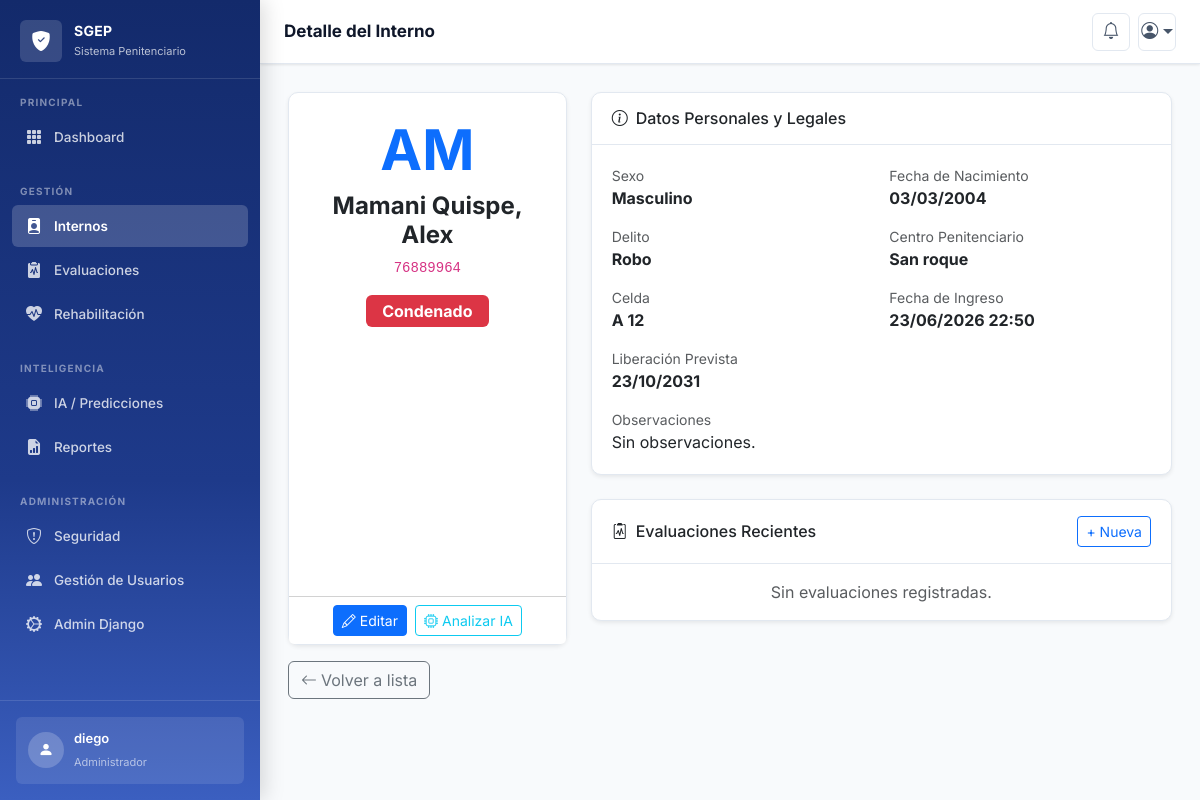
/internos/e9e02811-74e5-4d68-a010-f4db1f738373/ (signed in), run on the app's committed database.
### apps/auth_app/models.py (models this page shows, shortened)
class Usuario(AbstractUser):
    id = models.UUIDField(primary_key=True, default=uuid.uuid4, editable=False)
    cedula = models.CharField(max_length=20, unique=True, null=True, blank=True)
    rol = models.ForeignKey(Rol, on_delete=models.PROTECT, related_name='usuarios')
    activo = models.BooleanField(default=True)
    bloqueado = models.BooleanField(default=False)
    razon_bloqueo = models.TextField(blank=True)
    ultimo_login = models.DateTimeField(null=True, blank=True)
    ultimo_login_ip = models.GenericIPAddressField(null=True, blank=True)
    intentos_fallidos = models.IntegerField(default=0)
    fecha_desbloqueo = models.DateTimeField(null=True, blank=True)
    debe_cambiar_password = models.BooleanField(default=False)
    fecha_cambio_password = models.DateTimeField(auto_now=True)
    telefono = models.CharField(max_length=20, blank=True)
    especialidad = models.CharField(max_length=100, blank=True)  # Para psicólogos
    centro_penitenciario = models.CharField(max_length=200, blank=True)
    creado_por = models.CharField(max_length=100, default='sistema')
    USERNAME_FIELD = 'username'
    REQUIRED_FIELDS = ['email', 'rol_id']
    class Meta:
        db_table = 'usuarios'
        verbose_name = 'Usuario'
        verbose_name_plural = 'Usuarios'
        ordering = ['first_name', 'last_name']

class Rol(models.Model):
    ROLE_CHOICES = (
        ('administrador', 'Administrador'),
        ('psicologo', 'Psicólogo'),
        ('director', 'Director de Centro'),
        ('auditoria', 'Auditoría'),
    )
    id = models.UUIDField(primary_key=True, default=uuid.uuid4, editable=False)
    nombre = models.CharField(max_length=50, choices=ROLE_CHOICES, unique=True)
    descripcion = models.TextField(blank=True)
    activo = models.BooleanField(default=True)
    permisos = models.ManyToManyField(Permission, blank=True)
    creado_en = models.DateTimeField(auto_now_add=True)
    actualizado_en = models.DateTimeField(auto_now=True)
    creado_por = models.CharField(max_length=100, default='sistema')
    class Meta:
        db_table = 'roles'
        ordering = ['nombre']
        verbose_name = 'Rol'
        verbose_name_plural = 'Roles'
        permissions = (
            ('ver_usuarios', 'Puede ver usuarios'),
            ('crear_usuario', 'Puede crear usuarios'),
            ('editar_usuario', 'Puede editar usuarios'),
            ('eliminar_usuario', 'Puede eliminar usuarios'),
            ('ver_auditoria', 'Puede ver auditoría'),
        )

### apps/internos_app/models.py (models this page shows, shortened)
class Interno(models.Model):
    ESTADO_CHOICES = [
        ('procesado', 'Procesado'),
        ('condenado', 'Condenado'),
        ('liberado', 'Liberado'),
        ('traslado', 'Trasladado'),
    ]
    SEXO_CHOICES = [
        ('M', 'Masculino'),
        ('F', 'Femenino'),
        ('O', 'Otro'),
    ]
    id = models.UUIDField(primary_key=True, default=uuid.uuid4, editable=False)
    nombre = models.CharField(max_length=100, verbose_name='Nombre')
    apellido = models.CharField(max_length=100, verbose_name='Apellido')
    cedula = models.CharField(max_length=20, unique=True, verbose_name='Cédula de identidad')
    fecha_nacimiento = models.DateField(null=True, blank=True, verbose_name='Fecha de nacimiento')
    sexo = models.CharField(max_length=1, choices=SEXO_CHOICES, default='M', verbose_name='Sexo')
    estado = models.CharField(max_length=20, choices=ESTADO_CHOICES, default='procesado', verbose_name='Estado')
    delito = models.CharField(max_length=255, blank=True, verbose_name='Delito imputado')
    fecha_ingreso = models.DateTimeField(default=timezone.now, verbose_name='Fecha de ingreso')
    fecha_registro = models.DateTimeField(auto_now_add=True, verbose_name='Fecha de registro')
    fecha_liberacion_prevista = models.DateField(null=True, blank=True, verbose_name='Fecha de liberación prevista')
    centro_penitenciario = models.CharField(max_length=200, blank=True, verbose_name='Centro penitenciario')
    celda = models.CharField(max_length=20, blank=True, verbose_name='Celda')
    observaciones = models.TextField(blank=True, verbose_name='Observaciones')
    activo = models.BooleanField(default=True, verbose_name='Activo')
    eliminado_en = models.DateTimeField(null=True, blank=True, verbose_name='Eliminado en')
    creado_en = models.DateTimeField(auto_now_add=True)
    actualizado_en = models.DateTimeField(auto_now=True)
    class Meta:
        db_table = 'internos'
        verbose_name = 'Interno'
        verbose_name_plural = 'Internos'
        ordering = ['apellido', 'nombre']
        indexes = [
            models.Index(fields=['cedula']),
            models.Index(fields=['estado']),
        ]
    def nombre_completo(self) -> str:
        return f"{self.nombre} {self.apellido}"

### apps/internos_app/views.py (the view)
# urls.py: path('<uuid:pk>/', views.InternoDetailWebView.as_view(), name='detalle'),
class InternoDetailWebView(LoginRequiredMixin, View):
    def get(self, request, pk):
        interno = get_object_or_404(Interno, pk=pk, activo=True)
        return render(request, 'internos/detalle.html', {
            'titulo': f'Interno: {interno.nombre_completo()}',
            'interno': interno,
            'evaluaciones': interno.evaluaciones.filter(activo=True).order_by('-fecha_creacion')[:5],
            'rehabilitaciones': interno.rehabilitaciones.all().order_by('-creado_en')[:5],
            'predicciones': interno.predicciones_ia.all().order_by('-fecha_prediccion')[:3],
        })

### templates/internos/detalle.html (shortened to what this page needs)
{% extends 'base.html' %}
{% block page_title %}Detalle del Interno{% endblock %}
{% block content %}
<div class="row g-4">
  <div class="col-lg-4">
    <div class="card shadow-sm h-100">
      <div class="card-body text-center py-4">
        <div class="display-4 fw-bold text-primary mb-2">{{ interno.nombre|first }}{{ interno.apellido|first }}</div>
        <h4 class="fw-bold mb-1">{{ interno.apellido }}, {{ interno.nombre }}</h4>
        <p class="text-muted mb-3"><code>{{ interno.cedula }}</code></p>
        {% if interno.estado == 'procesado' %}<span class="badge bg-warning text-dark fs-6 px-3 py-2">Procesado</span>
        {% elif interno.estado == 'condenado' %}<span class="badge bg-danger fs-6 px-3 py-2">Condenado</span>
        {% elif interno.estado == 'liberado' %}<span class="badge bg-success fs-6 px-3 py-2">Liberado</span>
        {% else %}<span class="badge bg-secondary fs-6 px-3 py-2">{{ interno.get_estado_display }}</span>{% endif %}
      </div>
      <div class="card-footer bg-white">
        <div class="d-flex gap-2 justify-content-center">
          <a href="{% url 'internos:editar' interno.pk %}" class="btn btn-sm btn-primary"><i class="bi bi-pencil me-1"></i>Editar</a>
          <a href="{% url 'ia:analizar' %}?interno={{ interno.pk }}" class="btn btn-sm btn-outline-info"><i class="bi bi-cpu me-1"></i>Analizar IA</a>
        </div>
      </div>
    </div>
  </div>
  <div class="col-lg-8">
    <div class="card shadow-sm mb-4">
      <div class="card-header"><h6 class="mb-0"><i class="bi bi-info-circle me-2"></i>Datos Personales y Legales</h6></div>
      <div class="card-body">
        <div class="row g-3">
          <div class="col-md-6"><small class="text-muted d-block">Sexo</small><strong>{{ interno.get_sexo_display }}</strong></div>
          <div class="col-md-6"><small class="text-muted d-block">Fecha de Nacimiento</small><strong>{{ interno.fecha_nacimiento|date:"d/m/Y"|default:"—" }}</strong></div>
          <div class="col-md-6"><small class="text-muted d-block">Delito</small><strong>{{ interno.delito|default:"—" }}</strong></div>
          <div class="col-md-6"><small class="text-muted d-block">Centro Penitenciario</small><strong>{{ interno.centro_penitenciario|default:"—" }}</strong></div>
          <div class="col-md-6"><small class="text-muted d-block">Celda</small><strong>{{ interno.celda|default:"—" }}</strong></div>
          <div class="col-md-6"><small class="text-muted d-block">Fecha de Ingreso</small><strong>{{ interno.fecha_ingreso|date:"d/m/Y H:i" }}</strong></div>
          <div class="col-md-6"><small class="text-muted d-block">Liberación Prevista</small><strong>{{ interno.fecha_liberacion_prevista|date:"d/m/Y"|default:"—" }}</strong></div>
          <div class="col-12"><small class="text-muted d-block">Observaciones</small><p class="mb-0">{{ interno.observaciones|default:"Sin observaciones." }}</p></div>
        </div>
      </div>
    </div>
    <div class="card shadow-sm mb-4">
      <div class="card-header d-flex justify-content-between align-items-center">
        <h6 class="mb-0"><i class="bi bi-clipboard2-pulse me-2"></i>Evaluaciones Recientes</h6>
        <a href="{% url 'evaluaciones:crear' %}?interno={{ interno.pk }}" class="btn btn-sm btn-outline-primary">+ Nueva</a>
      </div>
      <div class="card-body p-0">
        {% if evaluaciones %}
        <table class="table table-sm mb-0">
          <thead class="table-light"><tr><th>Título</th><th>Estado</th><th>Riesgo</th><th>Fecha</th></tr></thead>
          <tbody>
            {% for ev in evaluaciones %}
            <tr>
              <td><a href="{% url 'evaluaciones:detalle' ev.pk %}">{{ ev.titulo }}</a></td>
              <td>{{ ev.get_estado_display }}</td>
              <td>{% if ev.nivel_riesgo %}<span class="badge bg-{% if ev.nivel_riesgo == 'bajo' %}success{% elif ev.nivel_riesgo == 'medio' %}warning text-dark{% elif ev.nivel_riesgo == 'alto' %}danger{% else %}dark{% endif %}">{{ ev.get_nivel_riesgo_display }}</span>{% else %}—{% endif %}</td>
              <td><small>{{ ev.fecha_creacion|date:"d/m/Y" }}</small></td>
            </tr>
            {% endfor %}
          </tbody>
        </table>
        {% else %}
        <p class="text-muted text-center py-3 mb-0">Sin evaluaciones registradas.</p>
        {% endif %}
      </div>
    </div>
  </div>
</div>
<div class="mt-3">
  <a href="{% url 'internos:lista' %}" class="btn btn-outline-secondary"><i class="bi bi-arrow-left me-1"></i>Volver a lista</a>
</div>
{% endblock %}

### templates/base.html (shortened to what this page needs)
<!DOCTYPE html>
<html lang="es" data-bs-theme="light">
<head>
    <link href="https://cdn.jsdelivr.net/npm/bootstrap@5.3.2/dist/css/bootstrap.min.css" rel="stylesheet">
    <link href="https://cdn.jsdelivr.net/npm/bootstrap-icons@1.11.3/font/bootstrap-icons.min.css" rel="stylesheet">
</head>
<body>
<aside class="sidebar" id="sidebar">
    <a href="{% url 'home' %}" class="sidebar-brand">
        <div class="sidebar-brand-icon">
            <i class="bi bi-shield-fill-check"></i>
        </div>
        <div class="sidebar-brand-text">
            <span>SGEP</span>
            <small>Sistema Penitenciario</small>
        </div>
    </a>
    <div class="sidebar-section">
        <div class="sidebar-section-title">Principal</div>
        <nav>
            <div class="nav-item-side">
                <a href="{% url 'dashboard:index' %}"
                   class="nav-link-side {% if request.resolver_match.namespace == 'dashboard' %}active{% endif %}">
                    <i class="bi bi-grid-3x3-gap-fill"></i> Dashboard
                </a>
            </div>
        </nav>
    </div>
    <div class="sidebar-section">
        <div class="sidebar-section-title">Gestión</div>
        <nav>
            <div class="nav-item-side">
                <a href="{% url 'internos:lista' %}"
                   class="nav-link-side {% if request.resolver_match.namespace == 'internos' %}active{% endif %}">
                    <i class="bi bi-person-badge-fill"></i> Internos
                </a>
            </div>
            <div class="nav-item-side">
                <a href="{% url 'evaluaciones:lista' %}"
                   class="nav-link-side {% if request.resolver_match.namespace == 'evaluaciones' %}active{% endif %}">
                    <i class="bi bi-clipboard2-pulse-fill"></i> Evaluaciones
                </a>
            </div>
            <div class="nav-item-side">
                <a href="{% url 'rehabilitacion:lista' %}"
                   class="nav-link-side {% if request.resolver_match.namespace == 'rehabilitacion' %}active{% endif %}">
                    <i class="bi bi-heart-pulse-fill"></i> Rehabilitación
                </a>
            </div>
        </nav>
    </div>
    <div class="sidebar-section">
        <div class="sidebar-section-title">Inteligencia</div>
        <nav>
            <div class="nav-item-side">
                <a href="{% url 'ia:lista' %}"
                   class="nav-link-side {% if request.resolver_match.namespace == 'ia' %}active{% endif %}">
                    <i class="bi bi-cpu-fill"></i> IA / Predicciones
                </a>
            </div>
            <div class="nav-item-side">
                <a href="{% url 'reportes:lista' %}"
                   class="nav-link-side {% if request.resolver_match.namespace == 'reportes' %}active{% endif %}">
                    <i class="bi bi-file-earmark-bar-graph-fill"></i> Reportes
                </a>
            </div>
        </nav>
    </div>
    <div class="sidebar-section">
        <div class="sidebar-section-title">Administración</div>
        <nav>
            <div class="nav-item-side">
                <a href="{% url 'seguridad:log-list' %}"
                   class="nav-link-side {% if request.resolver_match.namespace == 'seguridad' %}active{% endif %}">
                    <i class="bi bi-shield-exclamation"></i> Seguridad
                </a>
            </div>
            {% if user.is_superuser %}
            <div class="nav-item-side">
                <a href="{% url 'auth:usuarios_lista' %}"
                   class="nav-link-side {% if request.resolver_match.url_name and 'usuario' in request.resolver_match.url_name %}active{% endif %}">
                    <i class="bi bi-people-fill"></i> Gestión de Usuarios
                </a>
            </div>
            {% endif %}
            <div class="nav-item-side">
                <a href="{% url 'admin:index' %}" class="nav-link-side" target="_blank">
                    <i class="bi bi-gear-wide-connected"></i> Admin Django
                </a>
            </div>
        </nav>
    </div>
    <div class="sidebar-user">
        {% if user.is_authenticated %}
        <div class="sidebar-user-card">
            <div class="sidebar-user-avatar">
                <i class="bi bi-person-fill"></i>
            </div>
            <div class="sidebar-user-info">
                <span>{{ user.get_full_name|default:user.username }}</span>
                <small>
                    {% if user.rol %}{{ user.rol.get_nombre_display }}{% else %}Usuario{% endif %}
                </small>
            </div>
        </div>
        {% endif %}
    </div>
</aside>
<header class="topbar">
    <div class="topbar-title">
        {% block page_title %}Panel de Control{% endblock %}
    </div>
    <div class="topbar-actions">
        <button class="topbar-btn" title="Notificaciones" aria-label="Notificaciones">
            <i class="bi bi-bell"></i>
        </button>
        {% if user.is_authenticated %}
        <div class="dropdown">
            <button class="topbar-btn dropdown-toggle" data-bs-toggle="dropdown" aria-expanded="false" aria-label="Menú de usuario">
                <i class="bi bi-person-circle"></i>
            </button>
        </div>
        {% endif %}
    </div>
</header>
<main class="main-content">
    <div class="page-body">
        {% block content %}{% endblock %}
    </div>
</main>
</body>
</html>

### data on the page
Usuario: get_full_name "diego", rol.nombre "Administrador"
Interno: nombre|first "A", apellido|first "M", apellido "Mamani Quispe", nombre "Alex", cedula "76889964", sexo "Masculino", fecha_nacimiento "03/03/2004", delito "Robo", centro_penitenciario "San roque", celda "A 12", fecha_ingreso "23/06/2026 22:50", fecha_liberacion_prevista "23/10/2031", observaciones "Sin observaciones."
